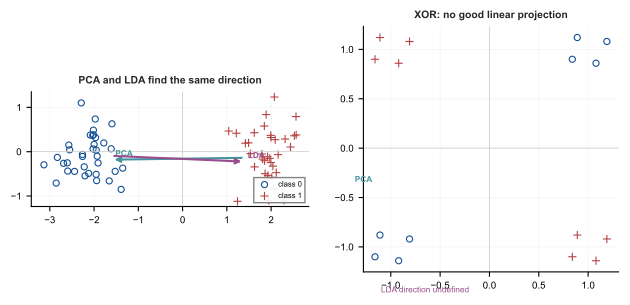

Source code (Python):
from pathlib import Path

import matplotlib as mpl
import matplotlib.pyplot as plt
import numpy as np

PALETTE = {
    "blue_main": "#0F4D92",
    "blue_secondary": "#3775BA",
    "red_strong": "#B64342",
    "neutral_light": "#CFCECE",
    "neutral_mid": "#767676",
    "neutral_dark": "#4D4D4D",
    "neutral_black": "#272727",
    "teal": "#42949E",
    "violet": "#9A4D8E",
}

mpl.rcParams.update({
    "font.family": "sans-serif",
    "font.sans-serif": ["Arial", "Helvetica", "DejaVu Sans"],
    "svg.fonttype": "none",
    "pdf.fonttype": 42,
    "font.size": 7,
    "axes.spines.right": False,
    "axes.spines.top": False,
    "axes.linewidth": 0.8,
    "legend.frameon": False,
})


def unit(v):
    norm = np.linalg.norm(v)
    return v / norm if norm > 1e-12 else v


def pca_direction(x):
    centered = x - x.mean(axis=0)
    cov = centered.T @ centered / len(x)
    values, vectors = np.linalg.eigh(cov)
    return unit(vectors[:, np.argmax(values)])


def lda_direction(x, y):
    classes = np.unique(y)
    means = [x[y == c].mean(axis=0) for c in classes]
    sw = np.zeros((2, 2))
    for c, mean in zip(classes, means):
        z = x[y == c] - mean
        sw += z.T @ z
    diff = means[1] - means[0]
    if np.linalg.norm(diff) < 1e-12:
        return np.zeros(2)
    return unit(np.linalg.pinv(sw) @ diff)


rng = np.random.default_rng(7)
good_a = rng.normal(loc=(-2.0, 0.0), scale=(0.45, 0.55), size=(35, 2))
good_b = rng.normal(loc=(2.0, 0.0), scale=(0.45, 0.55), size=(35, 2))
good_x = np.vstack([good_a, good_b])
good_y = np.array([0] * len(good_a) + [1] * len(good_b))

offsets = np.array(
    [
        [-0.16, -0.10],
        [-0.11, 0.12],
        [0.08, -0.14],
        [0.19, 0.08],
    ]
)
bad_a = np.vstack([offsets + (-1, -1), offsets + (1, 1)])
bad_b = np.vstack([offsets + (-1, 1), offsets + (1, -1)])
bad_x = np.vstack([bad_a, bad_b])
bad_y = np.array([0] * len(bad_a) + [1] * len(bad_b))

fig, axes = plt.subplots(1, 2, figsize=(6.5, 3.0))
for ax, x, y, title in [
    (axes[0], good_x, good_y, "PCA and LDA find the same direction"),
    (axes[1], bad_x, bad_y, "XOR: no good linear projection"),
]:
    ax.scatter(x[y == 0, 0], x[y == 0, 1], marker="o", facecolors="none",
               edgecolors=PALETTE["blue_main"], s=20, linewidths=0.8,
               label="class 0")
    ax.scatter(x[y == 1, 0], x[y == 1, 1], marker="+", color=PALETTE["red_strong"],
               s=35, linewidths=0.8, label="class 1")
    center = x.mean(axis=0)
    p_dir = pca_direction(x)
    l_dir = lda_direction(x, y)
    for direction, color, name, offset in [
        (p_dir, PALETTE["teal"], "PCA", 0.10),
        (l_dir, PALETTE["violet"], "LDA", -0.10),
    ]:
        if np.linalg.norm(direction) < 1e-12:
            ax.text(center[0] - 1.1, center[1] - 1.45,
                    "LDA direction undefined", color=color, fontsize=6)
            continue
        start = center - 1.5 * direction + offset * np.array([-direction[1], direction[0]])
        end = center + 1.5 * direction + offset * np.array([-direction[1], direction[0]])
        ax.annotate(
            "",
            xy=end,
            xytext=start,
            arrowprops=dict(arrowstyle="-|>", color=color, linewidth=1.5,
                            mutation_scale=8),
        )
        ax.text(*(end + 0.08), name, color=color, fontsize=6, fontweight="bold")
    ax.axhline(0, color=PALETTE["neutral_light"], linewidth=0.6)
    ax.axvline(0, color=PALETTE["neutral_light"], linewidth=0.6)
    ax.set_aspect("equal", adjustable="box")
    ax.set_title(title, fontsize=7.5, fontweight="bold", color=PALETTE["neutral_black"])
    ax.grid(True, alpha=0.15, linewidth=0.5)

axes[0].legend(loc="lower right", fontsize=5.5, frameon=True, framealpha=0.9,
               edgecolor=PALETTE["neutral_mid"], fancybox=False)
fig.tight_layout(pad=1.5)
fig.savefig(Path(__file__).with_suffix(".pdf"), bbox_inches="tight")
plt.close(fig)
